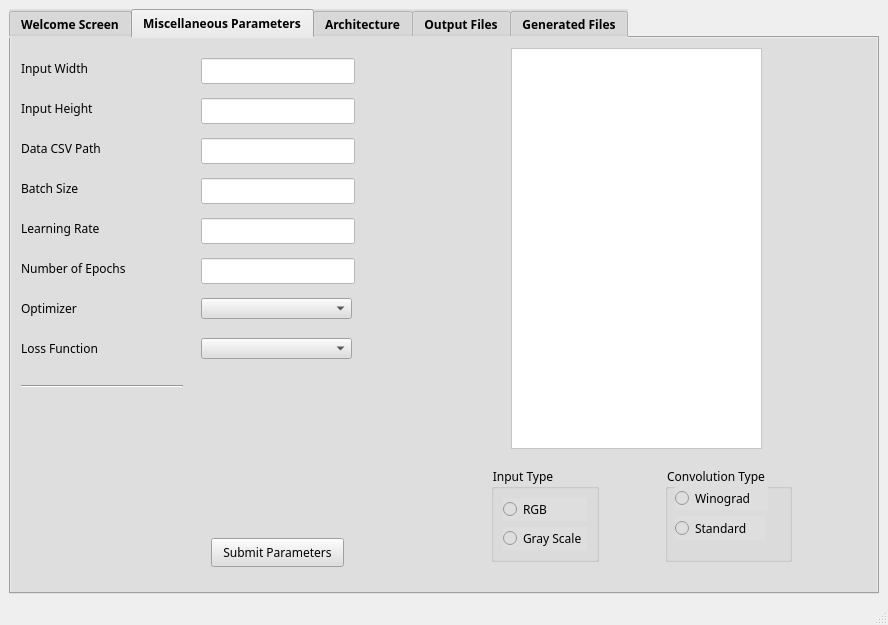
<?xml version="1.0" encoding="UTF-8"?>
<ui version="4.0">
 <class>MainWindow</class>
 <widget class="QMainWindow" name="MainWindow">
  <property name="geometry">
   <rect>
    <x>0</x>
    <y>0</y>
    <width>888</width>
    <height>625</height>
   </rect>
  </property>
  <property name="windowTitle">
   <string>MainWindow</string>
  </property>
  <widget class="QWidget" name="centralwidget">
   <layout class="QHBoxLayout" name="horizontalLayout">
    <item>
     <widget class="QTabWidget" name="tabWidget">
      <property name="sizePolicy">
       <sizepolicy hsizetype="Expanding" vsizetype="Expanding">
        <horstretch>0</horstretch>
        <verstretch>0</verstretch>
       </sizepolicy>
      </property>
      <property name="font">
       <font>
        <family>Siemens Sans</family>
        <bold>true</bold>
       </font>
      </property>
      <property name="autoFillBackground">
       <bool>false</bool>
      </property>
      <property name="styleSheet">
       <string notr="true">background-color: rgb(222, 222, 222);</string>
      </property>
      <property name="currentIndex">
       <number>1</number>
      </property>
      <widget class="QWidget" name="Dashboard">
       <attribute name="title">
        <string>Welcome Screen</string>
       </attribute>
       <widget class="QLabel" name="label">
        <property name="geometry">
         <rect>
          <x>220</x>
          <y>260</y>
          <width>441</width>
          <height>41</height>
         </rect>
        </property>
        <property name="font">
         <font>
          <family>Siemens Sans</family>
          <pointsize>14</pointsize>
          <bold>true</bold>
         </font>
        </property>
        <property name="styleSheet">
         <string notr="true"/>
        </property>
        <property name="text">
         <string>Application Specific Deep Learning Accelerator</string>
        </property>
       </widget>
       <widget class="QLabel" name="label_2">
        <property name="geometry">
         <rect>
          <x>110</x>
          <y>120</y>
          <width>681</width>
          <height>131</height>
         </rect>
        </property>
        <property name="text">
         <string/>
        </property>
        <property name="pixmap">
         <pixmap>../../../../Desktop/Siemens-invert-logo-700x167.png</pixmap>
        </property>
       </widget>
      </widget>
      <widget class="QWidget" name="Params">
       <attribute name="title">
        <string>Miscellaneous Parameters</string>
       </attribute>
       <widget class="QLineEdit" name="InputHeight">
        <property name="geometry">
         <rect>
          <x>190</x>
          <y>60</y>
          <width>154</width>
          <height>26</height>
         </rect>
        </property>
        <property name="sizePolicy">
         <sizepolicy hsizetype="Fixed" vsizetype="Fixed">
          <horstretch>0</horstretch>
          <verstretch>0</verstretch>
         </sizepolicy>
        </property>
        <property name="font">
         <font>
          <family>Siemens Sans</family>
         </font>
        </property>
        <property name="styleSheet">
         <string notr="true">background-color: white;</string>
        </property>
       </widget>
       <widget class="QLabel" name="label_4">
        <property name="geometry">
         <rect>
          <x>10</x>
          <y>20</y>
          <width>78</width>
          <height>20</height>
         </rect>
        </property>
        <property name="font">
         <font>
          <family>Siemens Sans</family>
         </font>
        </property>
        <property name="text">
         <string>Input Width</string>
        </property>
       </widget>
       <widget class="QLineEdit" name="inputsize">
        <property name="geometry">
         <rect>
          <x>190</x>
          <y>20</y>
          <width>154</width>
          <height>26</height>
         </rect>
        </property>
        <property name="sizePolicy">
         <sizepolicy hsizetype="Fixed" vsizetype="Fixed">
          <horstretch>0</horstretch>
          <verstretch>0</verstretch>
         </sizepolicy>
        </property>
        <property name="font">
         <font>
          <family>Siemens Sans</family>
         </font>
        </property>
        <property name="styleSheet">
         <string notr="true">background-color: white;</string>
        </property>
       </widget>
       <widget class="QLabel" name="label_5">
        <property name="geometry">
         <rect>
          <x>10</x>
          <y>60</y>
          <width>83</width>
          <height>20</height>
         </rect>
        </property>
        <property name="sizePolicy">
         <sizepolicy hsizetype="Fixed" vsizetype="Fixed">
          <horstretch>0</horstretch>
          <verstretch>0</verstretch>
         </sizepolicy>
        </property>
        <property name="font">
         <font>
          <family>Siemens Sans</family>
         </font>
        </property>
        <property name="text">
         <string>Input Height</string>
        </property>
       </widget>
       <widget class="QTableView" name="tableView_2">
        <property name="geometry">
         <rect>
          <x>500</x>
          <y>10</y>
          <width>251</width>
          <height>401</height>
         </rect>
        </property>
        <property name="font">
         <font>
          <family>Siemens Sans</family>
         </font>
        </property>
        <property name="styleSheet">
         <string notr="true">background-color: rgb(255, 255, 255);
</string>
        </property>
        <property name="sizeAdjustPolicy">
         <enum>QAbstractScrollArea::AdjustToContents</enum>
        </property>
       </widget>
       <widget class="QPushButton" name="submit">
        <property name="geometry">
         <rect>
          <x>200</x>
          <y>500</y>
          <width>133</width>
          <height>29</height>
         </rect>
        </property>
        <property name="font">
         <font>
          <family>Siemens Sans</family>
         </font>
        </property>
        <property name="styleSheet">
         <string notr="true"/>
        </property>
        <property name="text">
         <string>Submit Parameters</string>
        </property>
       </widget>
       <widget class="QWidget" name="layoutWidget">
        <property name="geometry">
         <rect>
          <x>420</x>
          <y>420</y>
          <width>421</width>
          <height>112</height>
         </rect>
        </property>
        <property name="font">
         <font>
          <family>Siemens Sans</family>
         </font>
        </property>
        <layout class="QGridLayout" name="gridLayout">
         <item row="0" column="0">
          <widget class="QGroupBox" name="inputtype">
           <property name="sizePolicy">
            <sizepolicy hsizetype="Fixed" vsizetype="Fixed">
             <horstretch>0</horstretch>
             <verstretch>0</verstretch>
            </sizepolicy>
           </property>
           <property name="font">
            <font>
             <family>Siemens Sans</family>
            </font>
           </property>
           <property name="styleSheet">
            <string notr="true">background-color: rgb(222, 222, 222);</string>
           </property>
           <property name="title">
            <string>Input Type</string>
           </property>
           <layout class="QVBoxLayout" name="verticalLayout">
            <item>
             <widget class="QRadioButton" name="RGB">
              <property name="font">
               <font>
                <family>Siemens Sans</family>
               </font>
              </property>
              <property name="text">
               <string>RGB</string>
              </property>
             </widget>
            </item>
            <item>
             <widget class="QRadioButton" name="GrayScale">
              <property name="font">
               <font>
                <family>Siemens Sans</family>
               </font>
              </property>
              <property name="text">
               <string>Gray Scale</string>
              </property>
             </widget>
            </item>
           </layout>
          </widget>
         </item>
         <item row="0" column="1">
          <widget class="QGroupBox" name="groupBox">
           <property name="sizePolicy">
            <sizepolicy hsizetype="Fixed" vsizetype="Minimum">
             <horstretch>0</horstretch>
             <verstretch>0</verstretch>
            </sizepolicy>
           </property>
           <property name="font">
            <font>
             <family>Siemens Sans</family>
            </font>
           </property>
           <property name="styleSheet">
            <string notr="true">background-color: rgb(222, 222, 222);</string>
           </property>
           <property name="title">
            <string>Convolution Type</string>
           </property>
           <widget class="QRadioButton" name="Standard">
            <property name="geometry">
             <rect>
              <x>10</x>
              <y>50</y>
              <width>91</width>
              <height>24</height>
             </rect>
            </property>
            <property name="font">
             <font>
              <family>Siemens Sans</family>
             </font>
            </property>
            <property name="text">
             <string>Standard </string>
            </property>
           </widget>
           <widget class="QRadioButton" name="Winograd">
            <property name="geometry">
             <rect>
              <x>10</x>
              <y>20</y>
              <width>93</width>
              <height>24</height>
             </rect>
            </property>
            <property name="font">
             <font>
              <family>Siemens Sans</family>
             </font>
            </property>
            <property name="text">
             <string>Winograd</string>
            </property>
           </widget>
          </widget>
         </item>
        </layout>
       </widget>
       <widget class="QLabel" name="label_13">
        <property name="geometry">
         <rect>
          <x>10</x>
          <y>100</y>
          <width>91</width>
          <height>20</height>
         </rect>
        </property>
        <property name="font">
         <font>
          <family>Siemens Sans</family>
         </font>
        </property>
        <property name="text">
         <string>Data CSV Path</string>
        </property>
       </widget>
       <widget class="QLabel" name="label_14">
        <property name="geometry">
         <rect>
          <x>10</x>
          <y>220</y>
          <width>111</width>
          <height>20</height>
         </rect>
        </property>
        <property name="font">
         <font>
          <family>Siemens Sans</family>
         </font>
        </property>
        <property name="text">
         <string>Number of Epochs</string>
        </property>
       </widget>
       <widget class="QLabel" name="label_15">
        <property name="geometry">
         <rect>
          <x>10</x>
          <y>180</y>
          <width>91</width>
          <height>20</height>
         </rect>
        </property>
        <property name="font">
         <font>
          <family>Siemens Sans</family>
         </font>
        </property>
        <property name="text">
         <string>Learning Rate</string>
        </property>
       </widget>
       <widget class="QLabel" name="label_16">
        <property name="geometry">
         <rect>
          <x>10</x>
          <y>140</y>
          <width>71</width>
          <height>20</height>
         </rect>
        </property>
        <property name="font">
         <font>
          <family>Siemens Sans</family>
         </font>
        </property>
        <property name="text">
         <string>Batch Size</string>
        </property>
       </widget>
       <widget class="QLabel" name="label_17">
        <property name="geometry">
         <rect>
          <x>10</x>
          <y>300</y>
          <width>91</width>
          <height>20</height>
         </rect>
        </property>
        <property name="font">
         <font>
          <family>Siemens Sans</family>
         </font>
        </property>
        <property name="text">
         <string>Loss Function</string>
        </property>
       </widget>
       <widget class="QLabel" name="label_18">
        <property name="geometry">
         <rect>
          <x>10</x>
          <y>260</y>
          <width>71</width>
          <height>20</height>
         </rect>
        </property>
        <property name="font">
         <font>
          <family>Siemens Sans</family>
         </font>
        </property>
        <property name="text">
         <string>Optimizer</string>
        </property>
       </widget>
       <widget class="QLineEdit" name="datacsv">
        <property name="geometry">
         <rect>
          <x>190</x>
          <y>100</y>
          <width>154</width>
          <height>26</height>
         </rect>
        </property>
        <property name="sizePolicy">
         <sizepolicy hsizetype="Fixed" vsizetype="Fixed">
          <horstretch>0</horstretch>
          <verstretch>0</verstretch>
         </sizepolicy>
        </property>
        <property name="font">
         <font>
          <family>Siemens Sans</family>
         </font>
        </property>
        <property name="styleSheet">
         <string notr="true">background-color: white;</string>
        </property>
       </widget>
       <widget class="QLineEdit" name="numEpochs">
        <property name="geometry">
         <rect>
          <x>190</x>
          <y>220</y>
          <width>154</width>
          <height>26</height>
         </rect>
        </property>
        <property name="sizePolicy">
         <sizepolicy hsizetype="Fixed" vsizetype="Fixed">
          <horstretch>0</horstretch>
          <verstretch>0</verstretch>
         </sizepolicy>
        </property>
        <property name="font">
         <font>
          <family>Siemens Sans</family>
         </font>
        </property>
        <property name="styleSheet">
         <string notr="true">background-color: white;</string>
        </property>
       </widget>
       <widget class="QLineEdit" name="learningRate">
        <property name="geometry">
         <rect>
          <x>190</x>
          <y>180</y>
          <width>154</width>
          <height>26</height>
         </rect>
        </property>
        <property name="sizePolicy">
         <sizepolicy hsizetype="Fixed" vsizetype="Fixed">
          <horstretch>0</horstretch>
          <verstretch>0</verstretch>
         </sizepolicy>
        </property>
        <property name="font">
         <font>
          <family>Siemens Sans</family>
         </font>
        </property>
        <property name="styleSheet">
         <string notr="true">background-color: white;</string>
        </property>
       </widget>
       <widget class="QLineEdit" name="batchSize">
        <property name="geometry">
         <rect>
          <x>190</x>
          <y>140</y>
          <width>154</width>
          <height>26</height>
         </rect>
        </property>
        <property name="sizePolicy">
         <sizepolicy hsizetype="Fixed" vsizetype="Fixed">
          <horstretch>0</horstretch>
          <verstretch>0</verstretch>
         </sizepolicy>
        </property>
        <property name="font">
         <font>
          <family>Siemens Sans</family>
         </font>
        </property>
        <property name="styleSheet">
         <string notr="true">background-color: white;</string>
        </property>
       </widget>
       <widget class="QComboBox" name="comboBox_optimizer">
        <property name="geometry">
         <rect>
          <x>190</x>
          <y>260</y>
          <width>151</width>
          <height>21</height>
         </rect>
        </property>
        <property name="font">
         <font>
          <family>Siemens Sans</family>
         </font>
        </property>
       </widget>
       <widget class="QComboBox" name="comboBox_lossFunc">
        <property name="geometry">
         <rect>
          <x>190</x>
          <y>300</y>
          <width>151</width>
          <height>21</height>
         </rect>
        </property>
        <property name="font">
         <font>
          <family>Siemens Sans</family>
         </font>
        </property>
       </widget>
       <widget class="Line" name="line_2">
        <property name="geometry">
         <rect>
          <x>10</x>
          <y>340</y>
          <width>162</width>
          <height>16</height>
         </rect>
        </property>
        <property name="font">
         <font>
          <family>Siemens Sans</family>
         </font>
        </property>
        <property name="orientation">
         <enum>Qt::Horizontal</enum>
        </property>
       </widget>
      </widget>
      <widget class="QWidget" name="Architecture">
       <attribute name="title">
        <string>Architecture</string>
       </attribute>
       <layout class="QVBoxLayout" name="verticalLayout_7">
        <item>
         <layout class="QVBoxLayout" name="verticalLayout_6">
          <item>
           <layout class="QVBoxLayout" name="verticalLayout_3">
            <item>
             <widget class="QGroupBox" name="groupBox_3">
              <property name="font">
               <font>
                <family>Siemens Sans</family>
                <bold>true</bold>
               </font>
              </property>
              <property name="title">
               <string>Layer</string>
              </property>
              <widget class="QComboBox" name="layer">
               <property name="geometry">
                <rect>
                 <x>10</x>
                 <y>40</y>
                 <width>171</width>
                 <height>26</height>
                </rect>
               </property>
               <property name="font">
                <font>
                 <family>Siemens Sans</family>
                </font>
               </property>
               <property name="styleSheet">
                <string notr="true">background-color: white;</string>
               </property>
              </widget>
              <widget class="QGroupBox" name="groupBox_2">
               <property name="geometry">
                <rect>
                 <x>0</x>
                 <y>190</y>
                 <width>750</width>
                 <height>331</height>
                </rect>
               </property>
               <property name="font">
                <font>
                 <family>Siemens Sans</family>
                 <bold>true</bold>
                </font>
               </property>
               <property name="title">
                <string>Parameters</string>
               </property>
               <widget class="QWidget" name="layoutWidget">
                <property name="geometry">
                 <rect>
                  <x>10</x>
                  <y>20</y>
                  <width>191</width>
                  <height>137</height>
                 </rect>
                </property>
                <property name="font">
                 <font>
                  <family>Siemens Sans</family>
                 </font>
                </property>
                <layout class="QHBoxLayout" name="horizontalLayout_2">
                 <item>
                  <layout class="QVBoxLayout" name="verticalLayout_4">
                   <item>
                    <widget class="QLabel" name="label_10">
                     <property name="font">
                      <font>
                       <family>Siemens Sans</family>
                      </font>
                     </property>
                     <property name="text">
                      <string>No of Units</string>
                     </property>
                    </widget>
                   </item>
                   <item>
                    <widget class="QLabel" name="label_6">
                     <property name="font">
                      <font>
                       <family>Siemens Sans</family>
                      </font>
                     </property>
                     <property name="text">
                      <string>Kernel Size</string>
                     </property>
                    </widget>
                   </item>
                   <item>
                    <widget class="QLabel" name="label_8">
                     <property name="font">
                      <font>
                       <family>Siemens Sans</family>
                      </font>
                     </property>
                     <property name="text">
                      <string>No of Filters</string>
                     </property>
                    </widget>
                   </item>
                   <item>
                    <widget class="QLabel" name="label_9">
                     <property name="font">
                      <font>
                       <family>Siemens Sans</family>
                      </font>
                     </property>
                     <property name="text">
                      <string>Stride</string>
                     </property>
                    </widget>
                   </item>
                  </layout>
                 </item>
                 <item>
                  <layout class="QVBoxLayout" name="verticalLayout_5">
                   <item>
                    <widget class="QLineEdit" name="units">
                     <property name="font">
                      <font>
                       <family>Siemens Sans</family>
                      </font>
                     </property>
                     <property name="styleSheet">
                      <string notr="true">background-color: white;</string>
                     </property>
                    </widget>
                   </item>
                   <item>
                    <widget class="QLineEdit" name="kernelsize">
                     <property name="font">
                      <font>
                       <family>Siemens Sans</family>
                      </font>
                     </property>
                     <property name="styleSheet">
                      <string notr="true">background-color: white;</string>
                     </property>
                    </widget>
                   </item>
                   <item>
                    <widget class="QLineEdit" name="filters">
                     <property name="font">
                      <font>
                       <family>Siemens Sans</family>
                      </font>
                     </property>
                     <property name="styleSheet">
                      <string notr="true">background-color: white;</string>
                     </property>
                    </widget>
                   </item>
                   <item>
                    <widget class="QLineEdit" name="stride">
                     <property name="font">
                      <font>
                       <family>Siemens Sans</family>
                      </font>
                     </property>
                     <property name="styleSheet">
                      <string notr="true">background-color: white;</string>
                     </property>
                    </widget>
                   </item>
                  </layout>
                 </item>
                </layout>
               </widget>
               <widget class="QGroupBox" name="padding">
                <property name="geometry">
                 <rect>
                  <x>30</x>
                  <y>180</y>
                  <width>151</width>
                  <height>91</height>
                 </rect>
                </property>
                <property name="font">
                 <font>
                  <family>Siemens Sans</family>
                 </font>
                </property>
                <property name="styleSheet">
                 <string notr="true">background-color: rgb(222, 222, 222);</string>
                </property>
                <property name="title">
                 <string>Padding</string>
                </property>
                <widget class="QWidget" name="layoutWidget">
                 <property name="geometry">
                  <rect>
                   <x>20</x>
                   <y>30</y>
                   <width>108</width>
                   <height>28</height>
                  </rect>
                 </property>
                 <property name="font">
                  <font>
                   <family>Siemens Sans</family>
                  </font>
                 </property>
                 <layout class="QHBoxLayout" name="horizontalLayout_3">
                  <item>
                   <widget class="QRadioButton" name="yes">
                    <property name="font">
                     <font>
                      <family>Siemens Sans</family>
                     </font>
                    </property>
                    <property name="text">
                     <string>Yes</string>
                    </property>
                   </widget>
                  </item>
                  <item>
                   <widget class="QRadioButton" name="no">
                    <property name="font">
                     <font>
                      <family>Siemens Sans</family>
                     </font>
                    </property>
                    <property name="text">
                     <string>No</string>
                    </property>
                   </widget>
                  </item>
                 </layout>
                </widget>
               </widget>
               <widget class="QWidget" name="layoutWidget">
                <property name="geometry">
                 <rect>
                  <x>240</x>
                  <y>260</y>
                  <width>244</width>
                  <height>31</height>
                 </rect>
                </property>
                <property name="font">
                 <font>
                  <family>Siemens Sans</family>
                 </font>
                </property>
                <layout class="QHBoxLayout" name="horizontalLayout_4">
                 <item>
                  <widget class="QPushButton" name="layerbutton">
                   <property name="font">
                    <font>
                     <family>Siemens Sans</family>
                    </font>
                   </property>
                   <property name="text">
                    <string>Submit Layer</string>
                   </property>
                  </widget>
                 </item>
                 <item>
                  <widget class="QPushButton" name="Arch">
                   <property name="font">
                    <font>
                     <family>Siemens Sans</family>
                    </font>
                   </property>
                   <property name="text">
                    <string>Submit Architecture</string>
                   </property>
                  </widget>
                 </item>
                </layout>
               </widget>
              </widget>
              <widget class="QTableView" name="tableView">
               <property name="geometry">
                <rect>
                 <x>275</x>
                 <y>31</y>
                 <width>461</width>
                 <height>351</height>
                </rect>
               </property>
               <property name="font">
                <font>
                 <family>Siemens Sans</family>
                </font>
               </property>
               <property name="styleSheet">
                <string notr="true">background-color: white;</string>
               </property>
               <property name="sizeAdjustPolicy">
                <enum>QAbstractScrollArea::AdjustToContents</enum>
               </property>
              </widget>
             </widget>
            </item>
           </layout>
          </item>
         </layout>
        </item>
       </layout>
      </widget>
      <widget class="QWidget" name="OutputFiles">
       <attribute name="title">
        <string>Output Files</string>
       </attribute>
       <widget class="QLabel" name="Lcode">
        <property name="geometry">
         <rect>
          <x>390</x>
          <y>20</y>
          <width>301</width>
          <height>20</height>
         </rect>
        </property>
        <property name="font">
         <font>
          <family>Siemens Sans</family>
          <bold>true</bold>
         </font>
        </property>
        <property name="text">
         <string>Code Sample</string>
        </property>
        <property name="alignment">
         <set>Qt::AlignCenter</set>
        </property>
       </widget>
       <widget class="QTextBrowser" name="codeSample">
        <property name="geometry">
         <rect>
          <x>390</x>
          <y>60</y>
          <width>301</width>
          <height>301</height>
         </rect>
        </property>
        <property name="styleSheet">
         <string notr="true">background-color: white;</string>
        </property>
       </widget>
       <widget class="QPushButton" name="generate">
        <property name="geometry">
         <rect>
          <x>70</x>
          <y>380</y>
          <width>161</width>
          <height>23</height>
         </rect>
        </property>
        <property name="font">
         <font>
          <family>Siemens Sans</family>
         </font>
        </property>
        <property name="text">
         <string>Generate Pytorch Model</string>
        </property>
       </widget>
       <widget class="QPushButton" name="train">
        <property name="geometry">
         <rect>
          <x>310</x>
          <y>380</y>
          <width>161</width>
          <height>21</height>
         </rect>
        </property>
        <property name="font">
         <font>
          <family>Siemens Sans</family>
         </font>
        </property>
        <property name="text">
         <string>Train Pytorch Model</string>
        </property>
       </widget>
       <widget class="QLabel" name="Lgenerated">
        <property name="geometry">
         <rect>
          <x>50</x>
          <y>20</y>
          <width>261</width>
          <height>20</height>
         </rect>
        </property>
        <property name="font">
         <font>
          <family>Siemens Sans</family>
          <bold>true</bold>
         </font>
        </property>
        <property name="text">
         <string>Generated Files</string>
        </property>
        <property name="alignment">
         <set>Qt::AlignCenter</set>
        </property>
       </widget>
       <widget class="QPushButton" name="systemC">
        <property name="geometry">
         <rect>
          <x>540</x>
          <y>380</y>
          <width>161</width>
          <height>21</height>
         </rect>
        </property>
        <property name="font">
         <font>
          <family>Siemens Sans</family>
         </font>
        </property>
        <property name="text">
         <string>SystemC wrapper</string>
        </property>
       </widget>
       <widget class="QListWidget" name="generatedFiles">
        <property name="geometry">
         <rect>
          <x>40</x>
          <y>60</y>
          <width>271</width>
          <height>301</height>
         </rect>
        </property>
        <property name="autoFillBackground">
         <bool>true</bool>
        </property>
        <property name="styleSheet">
         <string notr="true">background-color: rgb(255, 255, 255);</string>
        </property>
       </widget>
      </widget>
      <widget class="QWidget" name="GeneratedFiles">
       <attribute name="title">
        <string>Generated Files</string>
       </attribute>
      </widget>
     </widget>
    </item>
   </layout>
  </widget>
  <widget class="QStatusBar" name="statusbar"/>
 </widget>
 <resources/>
 <connections/>
</ui>
